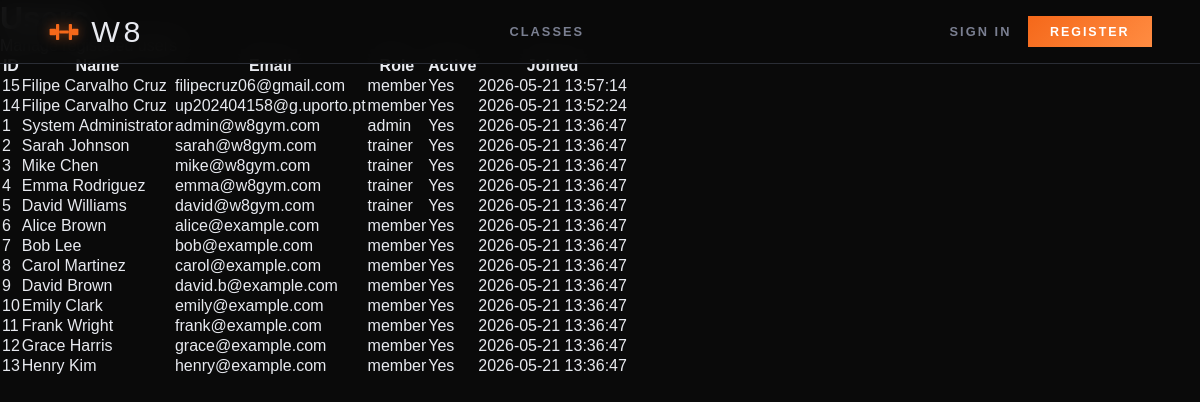
Before: /pages/admin_users.php (signed in) with the older database file.
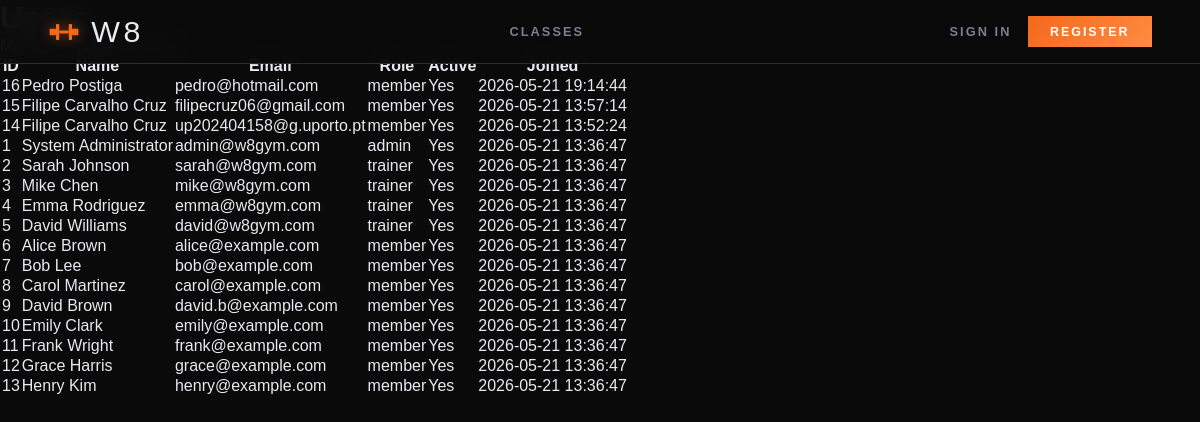
After: the same page with the newer database file.
### tables this page shows
CREATE TABLE users (
  id             INTEGER PRIMARY KEY AUTOINCREMENT,
  username       TEXT    NOT NULL UNIQUE,
  email          TEXT    NOT NULL UNIQUE,
  password_hash  TEXT    NOT NULL,
  first_name     TEXT    NOT NULL,
  last_name      TEXT    NOT NULL,
  phone          TEXT    DEFAULT NULL,
  date_of_birth  TEXT    DEFAULT NULL,   -- ISO-8601: YYYY-MM-DD
  photo_path     TEXT    DEFAULT NULL,   -- stored relative path
  role           TEXT    NOT NULL DEFAULT 'member'
                         CHECK (role IN ('member','trainer','admin')),
  is_active      INTEGER NOT NULL DEFAULT 1,
  created_at     TEXT    NOT NULL DEFAULT (datetime('now')),
  updated_at     TEXT    NOT NULL DEFAULT (datetime('now'))
  -- NOTE: update updated_at via UPDATE trigger or in application code
);

### config/session.php (called while the page is built, shortened)
<?php
if (isset($_SESSION['id']) && !isset($_SESSION['user'])) {
    $db = get_db();
    $stmt = $db->prepare('SELECT id, username, email, first_name, last_name, photo_path, role FROM users WHERE id = ?');
    $stmt->execute([$_SESSION['id']]);
}

### pages/admin_users.php (the view, shortened to what this page needs)
<?php
require_once __DIR__ . '/../config/session.php';
$db = get_db();
$stmt = $db->query(
    'SELECT id, username, first_name, last_name, email, role, is_active, created_at FROM users ORDER BY created_at DESC'
);
$users = $stmt->fetchAll();
?>
<!doctype html>
<html lang="en">
<head>
  <link rel="stylesheet" href="../css/base.css">
  <link rel="stylesheet" href="../css/components.css">
  <link rel="stylesheet" href="../css/admin.css">
</head>
<body>
  <?php $current_page = 'admin_users'; require_once __DIR__ . '/../includes/nav.php'; ?>
  <main>
    <header>
      <h1>Users</h1>
      <p>Manage registered users</p>
    </header>
    <section>
      <table class="table">
        <thead>
          <tr>
            <th>ID</th>
            <th>Name</th>
            <th>Email</th>
            <th>Role</th>
            <th>Active</th>
            <th>Joined</th>
          </tr>
        </thead>
        <tbody>
          <?php foreach ($users as $u): ?>
          <tr>
            <td><?= (int)$u['id'] ?></td>
            <td><?= htmlspecialchars($u['first_name'] . ' ' . $u['last_name'], ENT_QUOTES, 'UTF-8') ?></td>
            <td><?= htmlspecialchars($u['email'], ENT_QUOTES, 'UTF-8') ?></td>
            <td><?= htmlspecialchars($u['role'], ENT_QUOTES, 'UTF-8') ?></td>
            <td><?= $u['is_active'] ? 'Yes' : 'No' ?></td>
            <td><?= htmlspecialchars($u['created_at'], ENT_QUOTES, 'UTF-8') ?></td>
          </tr>
          <?php endforeach; ?>
        </tbody>
      </table>
    </section>
  </main>
</body>
</html>

### includes/nav.php (shortened to what this page needs)
<?php
$current_page = $current_page ?? '';
$role = $role ?? null;
$base_path = $base_path ?? '../';
$is_active = function($page) use ($current_page) {
    return $current_page === $page ? 'nav-link--active' : '';
};
?>
<nav>
  <a href="<?= $base_path ?>index.php" class="nav-brand">
    <span>W8</span>
  </a>
  <div class="nav-links">
    <?php if ($current_page !== 'index'): ?>
      <a href="<?= $base_path ?>pages/classes.php" class="<?= $is_active('classes') ?>">Classes</a>
    <?php endif; ?>
  </div>
  <?php if ($role): ?>
    <a href="<?= $base_path ?>actions/do_logout.php" class="nav-cta nav-desktop-auth">Sign Out</a>
  <?php else: ?>
    <div class="nav-desktop-auth" style="display: flex; gap: 1rem; align-items: center;">
      <a href="<?= $base_path ?>pages/sign_in.php" style="color: var(--subtle); font-family: var(--fu); font-size: .8rem; font-weight: 600; letter-spacing: .16em; text-transform: uppercase; text-decoration: none;">Sign In</a>
      <a href="<?= $base_path ?>pages/register.php" class="nav-cta">Register</a>
    </div>
  <?php endif; ?>
</nav>

### css/base.css (style rules this page uses)
:root { --color-black: #0a0a0a; --color-dark: #111214; --color-steel: #1a1c21; --color-border: #2a2d35; --color-muted: #3e424f; --color-text: #e8eaf0; --color-subtle: #7a7f91; --color-accent: #f5681a; --color-accent2: #ff8c42; --color-glow: rgba(245, 104, 26, 0.18); --grad-accent: linear-gradient(135deg, var(--color-accent) 0%, var(--color-accent2) 100%); --radius-card: 2px; --radius-field: 2px; --transition: 0.22s cubic-bezier(0.4, 0, 0.2, 1); --font-display: 'Bebas Neue', sans-serif; --font-ui: 'Barlow Condensed', sans-serif; --font-body: 'Barlow', sans-serif; --fd: var(--font-display); --fu: var(--font-ui); --fb: var(--font-body); --t: var(--transition); --accent: var(--color-accent); --accent2: var(--color-accent2); --subtle: var(--color-subtle); --border: var(--color-border); --steel: var(--color-steel); --dark: var(--color-dark); --text: var(--color-text); --grad: var(--grad-accent); }
*, *::before, *::after { box-sizing: border-box; margin: 0; padding: 0; }
html { font-size: 16px; scroll-behavior: smooth; }
body { min-height: 100vh; background: var(--color-black); color: var(--color-text); font-family: var(--font-body); overflow-x: hidden; }
a { color: var(--color-accent); text-decoration: none; transition: color var(--transition); }

### css/components.css (style rules this page uses)
nav { position: fixed; top: 0; left: 0; right: 0; z-index: 100; display: flex; align-items: center; justify-content: space-between; padding: 0 3rem; height: 64px; background: rgba(10,10,10,.92); border-bottom: 1px solid var(--border); backdrop-filter: blur(12px); }
.nav-brand { display: flex; align-items: center; gap: .7rem; text-decoration: none; }
.nav-brand svg { width: 32px; height: 32px; color: var(--accent); filter: drop-shadow(0 0 6px rgba(245, 104, 26, .5)); }
.nav-brand span { font-family: var(--fd); font-size: 1.9rem; letter-spacing: .12em; color: var(--text); }
.nav-links { display: flex; gap: 2rem; }
.nav-links a { font-family: var(--fu); font-size: .8rem; font-weight: 600; letter-spacing: .16em; text-transform: uppercase; color: var(--subtle); text-decoration: none; }
.nav-cta { font-family: var(--fu); font-size: .78rem; font-weight: 600; letter-spacing: .16em; text-transform: uppercase; padding: .55rem 1.4rem; background: var(--grad); color: #fff; transition: filter var(--t); text-decoration: none; }

Changed rows visible on the page:
added users: id "16", first_name+last_name "Pedro Postiga", email "pedro@hotmail.com", role "member", is_active "Yes", created_at "2026-05-21 19:14:44"
